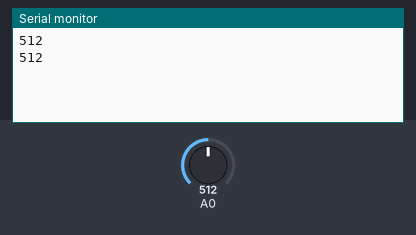
A sketch run on a simulated ESP8266 (NodeMCU). Shown: the last lines printed to the serial monitor. The test bench sets the inputs (shaded band); at power-on: A0 = 512.

Above: at 1.8 s.
1.9 s: A0 set to 716
At 2.6 s:
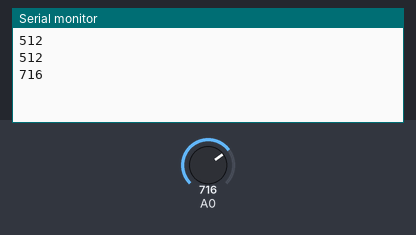
3.4 s: A0 set to 900
At 4.8 s:
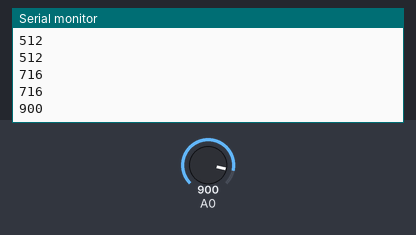
Timing chart, 0 to 6.4 s (numbered marks = the images above; inputs shaded):
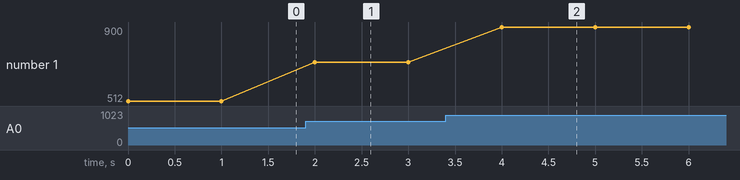

Measured:
- after the input at 1.9 s, the serial monitor: prints a new line after 0.10 s (image 1)
- after the input at 3.4 s, the serial monitor: prints a new line after 0.60 s (image 2)
- plotted number 1: 512 → 716 after the input at 1.9 s, 716 → 900 after the input at 3.4 s

The sketch:

sketch_feb03a.ino
```cpp
void setup() {
  // put your setup code here, to run once:
pinMode(D0,INPUT);
Serial.begin(9600);
}

void loop() {
  // put your main code here, to run repeatedly:
int sensorValue = analogRead(D0);
  // print out the value you read:
  Serial.println(sensorValue);
  delay(1000);
}
```
